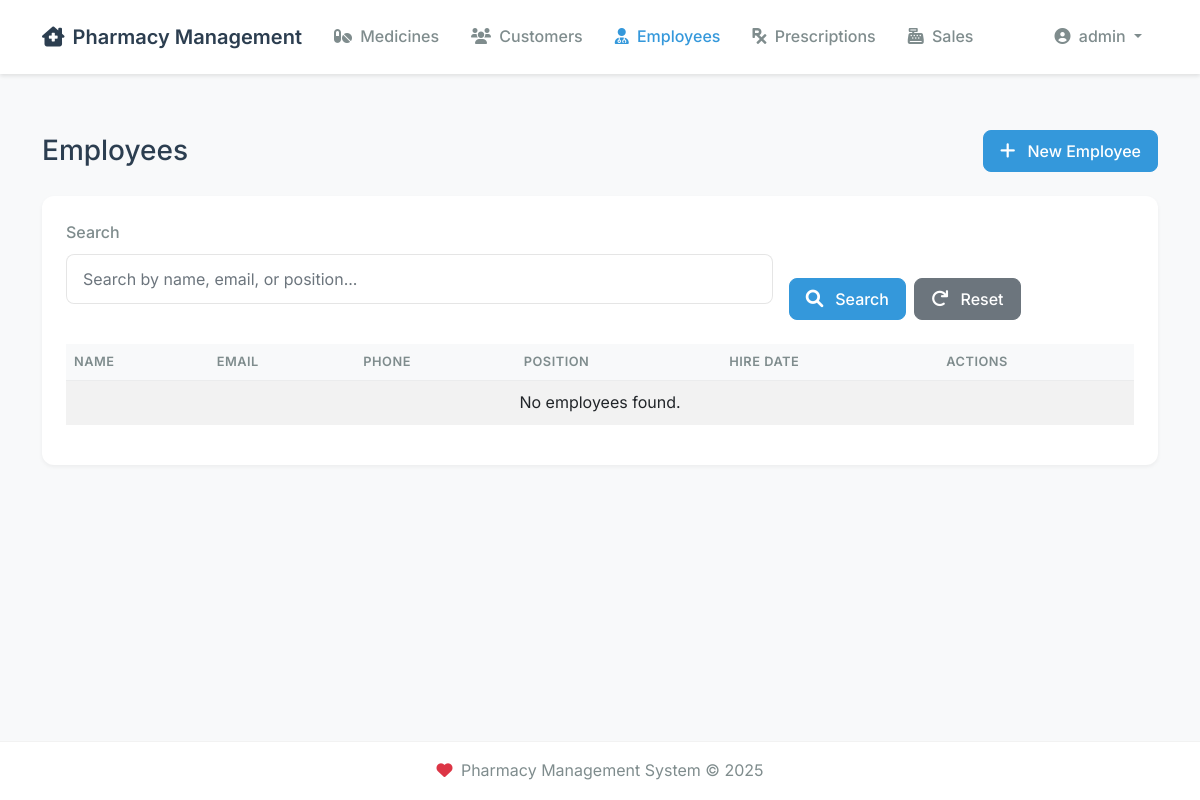
Before: /employees (signed in) with the older database file.
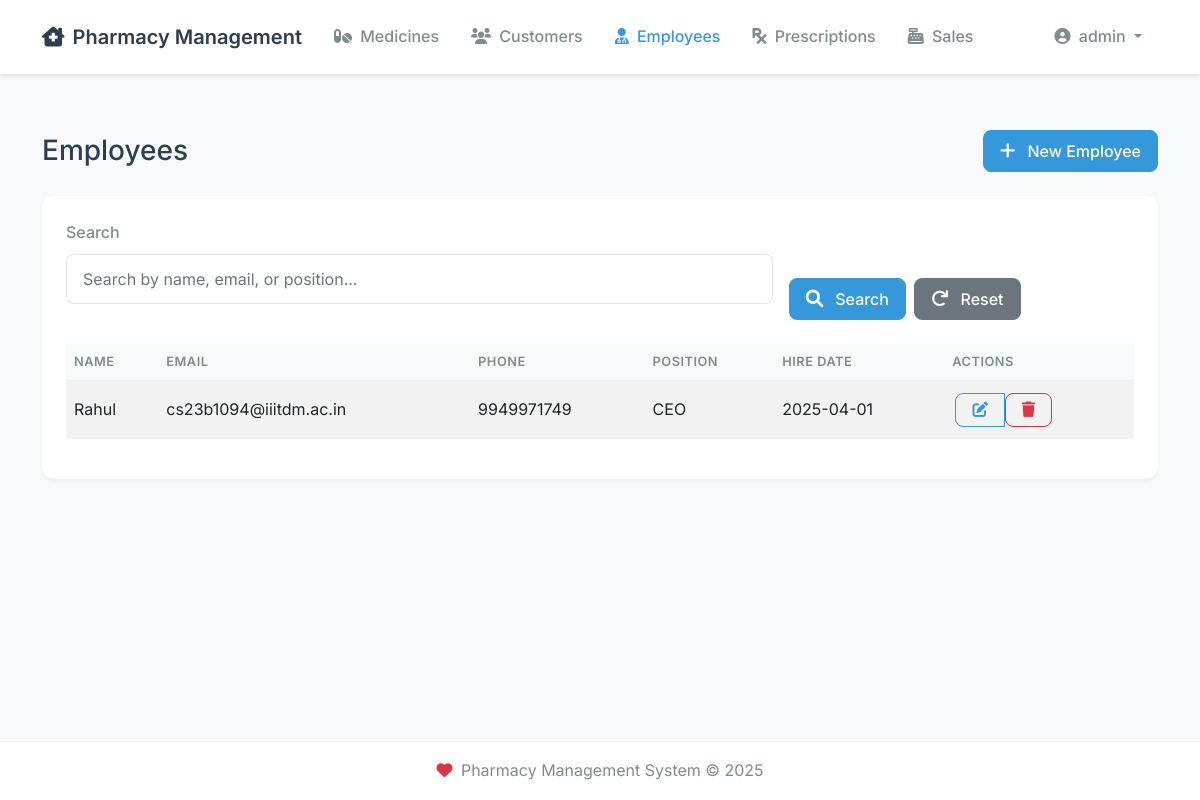
After: the same page with the newer database file.
### models.py (models this page shows, shortened)
class Employee(db.Model):
    __tablename__ = 'employee'
    id = db.Column(db.Integer, primary_key=True)
    name = db.Column(db.String(100), nullable=False)
    email = db.Column(db.String(120), unique=True, nullable=False)
    phone = db.Column(db.String(20), nullable=False)
    position = db.Column(db.String(50), nullable=False)
    hire_date = db.Column(db.Date, nullable=False)
    created_at = db.Column(db.DateTime, nullable=False, default=datetime.utcnow)
    updated_at = db.Column(db.DateTime, nullable=False, default=datetime.utcnow, onupdate=datetime.utcnow)
    __table_args__ = (
        db.Index('idx_employee_name', 'name'),
        db.Index('idx_employee_position', 'position'),
    )
    sales = db.relationship('Sale', back_populates='employee')

### routes/main.py (the view, shortened to what this page needs)
@main.route('/employees')
@login_required
def employees():
    page = request.args.get('page', 1, type=int)
    search = request.args.get('search', '')
    query = Employee.query
    employees = query.order_by(Employee.name).paginate(page=page, per_page=10, error_out=False)
    return render_template('employees.html', employees=employees, search=search)

### extensions.py (called while the page is built)
@login_manager.user_loader
def load_user(user_id):
    from models import User  # Import here to avoid circular imports
    return User.query.get(int(user_id))

### templates/employees.html (shortened to what this page needs)
{% extends "base.html" %}
{% from "macros.html" import render_pagination %}
{% block content %}
<div class="d-flex justify-content-between align-items-center mb-4">
    <h1 class="h3 mb-0">Employees</h1>
    <a href="{{ url_for('main.new_employee') }}" class="btn btn-primary">
        <i class="fas fa-plus me-1"></i> New Employee
    </a>
</div>
<div class="card">
    <div class="card-body">
        <form method="GET" class="row g-3 mb-4">
            <div class="col-md-8">
                <div class="form-group">
                    <label class="form-label">Search</label>
                    <input type="text" name="search" class="form-control" value="{{ search }}"
                           placeholder="Search by name, email, or position...">
                </div>
            </div>
            <div class="col-md-4 d-flex align-items-end">
                <button type="submit" class="btn btn-primary me-2">
                    <i class="fas fa-search me-1"></i> Search
                </button>
                <a href="{{ url_for('main.employees') }}" class="btn btn-secondary">
                    <i class="fas fa-redo me-1"></i> Reset
                </a>
            </div>
        </form>
        <div class="table-responsive">
            <table class="table table-striped table-hover">
                <thead>
                    <tr>
                        <th>Name</th>
                        <th>Email</th>
                        <th>Phone</th>
                        <th>Position</th>
                        <th>Hire Date</th>
                        <th>Actions</th>
                    </tr>
                </thead>
                <tbody>
                    {% for employee in employees.items %}
                    <tr>
                        <td>{{ employee.name }}</td>
                        <td>{{ employee.email }}</td>
                        <td>{{ employee.phone }}</td>
                        <td>{{ employee.position }}</td>
                        <td>{{ employee.hire_date.strftime('%Y-%m-%d') }}</td>
                        <td>
                            <div class="btn-group" role="group">
                                <a href="{{ url_for('main.edit_employee', id=employee.id) }}"
                                   class="btn btn-sm btn-outline-primary">
                                    <i class="fas fa-edit"></i>
                                </a>
                                <form action="{{ url_for('main.delete_employee', id=employee.id) }}"
                                      method="POST" class="d-inline"
                                      onsubmit="return confirm('Are you sure you want to delete this employee?');">
                                    <button type="submit" class="btn btn-sm btn-outline-danger">
                                        <i class="fas fa-trash"></i>
                                    </button>
                                </form>
                            </div>
                        </td>
                    </tr>
                    {% else %}
                    <tr>
                        <td colspan="6" class="text-center">No employees found.</td>
                    </tr>
                    {% endfor %}
                </tbody>
            </table>
        </div>
    </div>
</div>
{% endblock %}

Changed rows visible on the page:
added Employee: name "Rahul", email "cs23b1094@iiitdm.ac.in", phone "9949971749", position "CEO", hire_date "2025-04-01"
Other visible differences:
text no longer shown: "No employees found."
